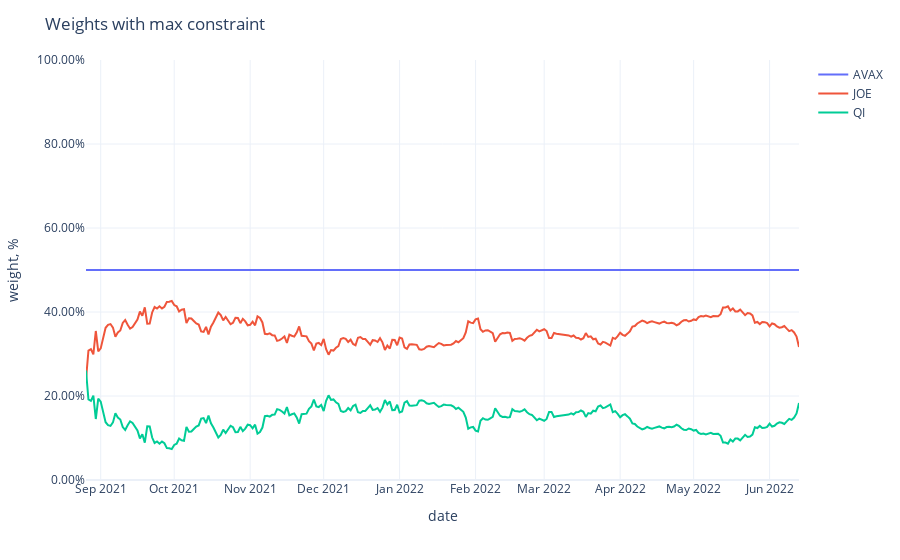

The notebook cell this image was saved under:
### Code cell
fig = px.line(adjusted_weights,
              labels={'value': 'weight, %', 'variable': ''})
fig.update_traces(
    hovertemplate="%{y}"
)
fig.update_yaxes(
    tickformat=".2%",
    range=[0, 1],
)
fig.update_xaxes(
    showspikes=True,
    spikethickness=2,
    spikedash="dot",
    spikecolor="#999999",
    spikemode="across",
)
fig.update_layout(
    hovermode="x",
    hoverdistance=100,  ## Distance to show hover label of data point
    spikedistance=1000,  ## Distance to show spike
    template='plotly_white',
    title='Weights with max constraint'
)

### Figure 1 — Plotly figure (JSON) as saved in the notebook; plotly's stock layout.template omitted (floating-point values rounded to 4 significant figures; data arrays with more than 128 entries replaced by an {"elided": "..."} marker saying what was removed)
{"data": [{"hovertemplate": "%{y}", "legendgroup": "AVAX", "line": {"color": "#636efa", "dash": "solid"}, "marker": {"symbol": "circle"}, "mode": "lines", "name": "AVAX", "orientation": "v", "showlegend": true, "type": "scatter", "x": {"elided": "292 str values"}, "xaxis": "x", "y": {"elided": "292 float values"}, "yaxis": "y"}, {"hovertemplate": "%{y}", "legendgroup": "JOE", "line": {"color": "#EF553B", "dash": "solid"}, "marker": {"symbol": "circle"}, "mode": "lines", "name": "JOE", "orientation": "v", "showlegend": true, "type": "scatter", "x": {"elided": "292 str values"}, "xaxis": "x", "y": {"elided": "292 float values"}, "yaxis": "y"}, {"hovertemplate": "%{y}", "legendgroup": "QI", "line": {"color": "#00cc96", "dash": "solid"}, "marker": {"symbol": "circle"}, "mode": "lines", "name": "QI", "orientation": "v", "showlegend": true, "type": "scatter", "x": {"elided": "292 str values"}, "xaxis": "x", "y": {"elided": "292 float values"}, "yaxis": "y"}], "layout": {"autosize": true, "hoverdistance": 100, "hovermode": "x", "legend": {"title": {"text": ""}, "tracegroupgap": 0}, "margin": {"t": 60}, "spikedistance": 1000, "title": {"text": "Weights with max constraint"}, "xaxis": {"anchor": "y", "autorange": true, "domain": [0, 1], "range": ["2021-08-26", "2022-06-13"], "showspikes": true, "spikecolor": "#999999", "spikedash": "dot", "spikemode": "across", "spikethickness": 2, "title": {"text": "date"}, "type": "date"}, "yaxis": {"anchor": "x", "domain": [0, 1], "range": [0, 1], "tickformat": ".2%", "title": {"text": "weight, %"}, "type": "linear"}}}
